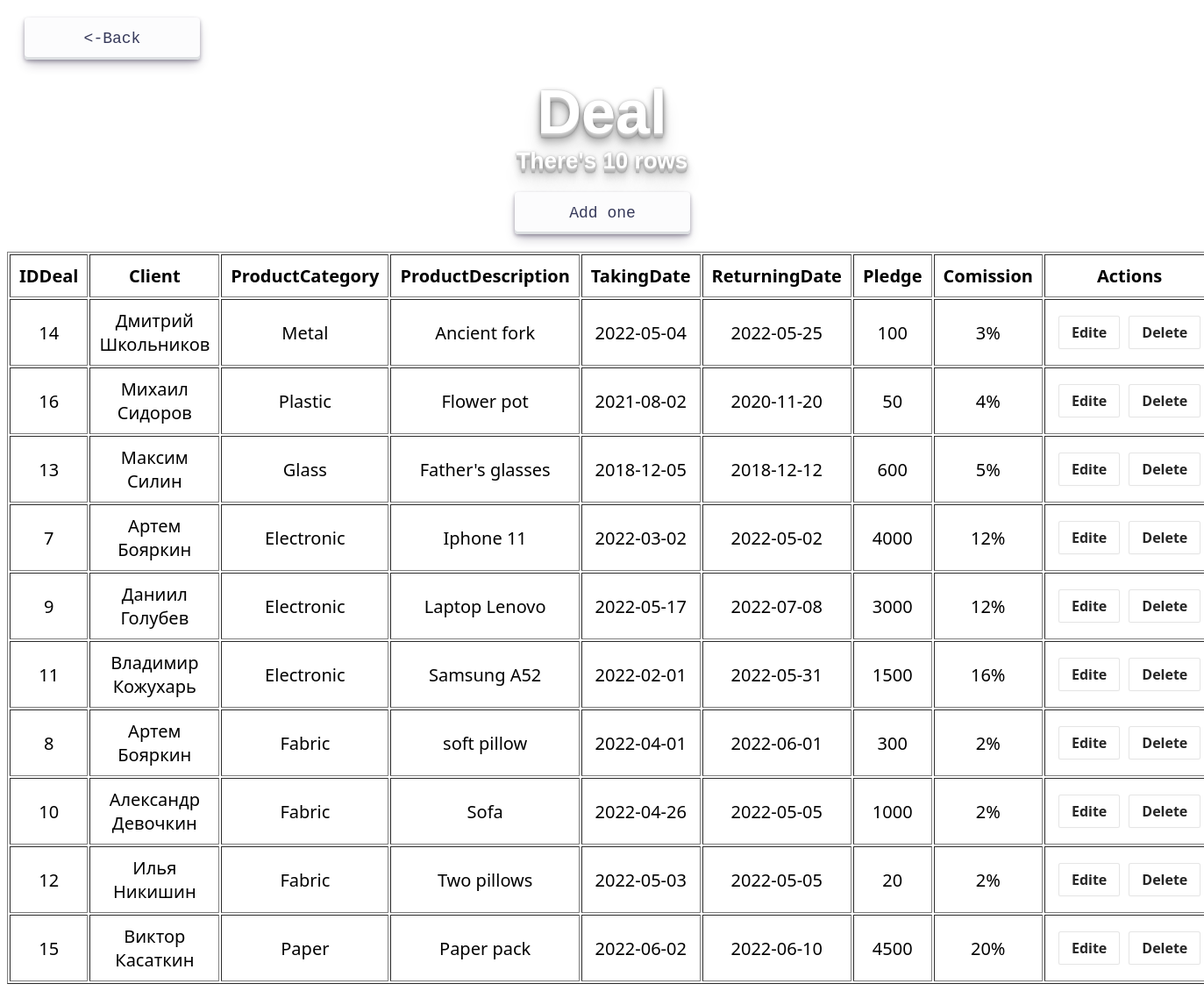
Page /Deal.php on the earlier database version.
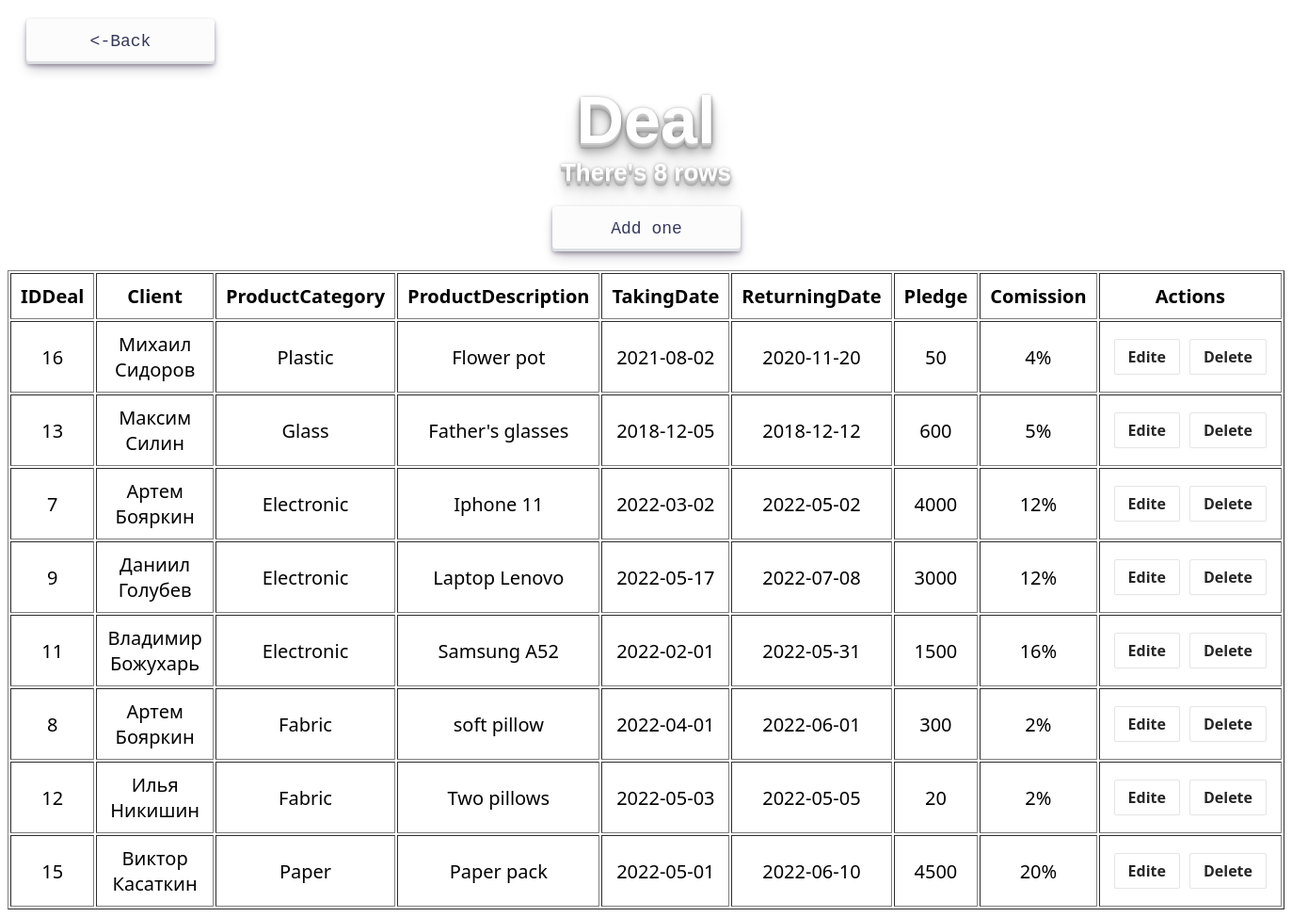
Same page on the later database version.
### tables this page shows
CREATE TABLE `Deal` (
  `IDDeal` int NOT NULL,
  `IDClient` int NOT NULL,
  `IDProductCategory` int NOT NULL,
  `ProductDescription` varchar(255) NOT NULL,
  `TakingDate` date NOT NULL,
  `ReturningDate` date NOT NULL,
  `Pledge` int NOT NULL,
  `Comission` int NOT NULL
);

CREATE TABLE `ProductCategory` (
  `IDProductCategory` int NOT NULL,
  `Name` varchar(30) NOT NULL,
  `Notes` varchar(255) NOT NULL
);

### src/Deal.php (the view, shortened to what this page needs)
<?php
include 'fnc.php';
?>
<html>
    <head>
        <link href="styles.css" rel="stylesheet" type="text/css">
    </head>
    <header>
        <div style = "text-align: left; margin: 20px">
                            <form action="index.php">
                                <button class="button-30" role="button">
                                    <-Back
                                </button>
                            </form>
                        </div>
        <div class="hit-the-floor">
            Deal
        </div>
        <div class="hit-the-floor" style = "font-size: 26px; margin-bottom: 20px">
            There's <?php echo mysqli_fetch_row(mysqli_query($db, "SELECT COUNT(*) FROM Deal"))[0]?> rows
        </div>
        <div style = "text-align: center; margin-bottom: 20px">
            <form action="Deal-create.php">
                <button class="button-30" role="button">
                    Add one
                </button>
            </form>
        </div>
    </header>
    <body>
        <table align="center" border="1px" cellpadding= "10px" style = "font-size: 20px">
            <tr>
                <th>
                    IDDeal
                </th>
                <th>
                    Client
                </th>
                <th>
                    ProductCategory
                </th>
                <th>
                    ProductDescription
                </th>
                <th>
                    TakingDate
                </th>
                <th>
                    ReturningDate
                </th>
                <th>
                    Pledge
                </th>
                <th>
                    Comission
                </th>
                <th>
                    Actions
                </th>
            </tr>
                <?php
                    $stmt = "SELECT Deal.IDDeal, CONCAT(Client.Name, ' ', Client.Surname), ProductCategory.Name, ProductDescription, TakingDate, ReturningDate, Pledge, CONCAT(Comission, '%') FROM Deal
                            JOIN ProductCategory
                            ON Deal.IDProductCategory = ProductCategory.IDProductCategory
                            JOIN Client
                            ON Client.IDClient = Deal.IDClient";
                    $result = mysqli_query($db, $stmt);
                    foreach($result as $row){
                ?>
                   <tr>
                        <?php
                        foreach($row as $subrow){
                            ?>
                                <td align="center">
                                    <?php
                                    echo $subrow;
                                    ?>
                                </td>
                            <?php
                        }
                        ?>
                            <td align="center">
                                <div style = "display: flex; justify-content: center; align-items: center;">
                                <form action="Deal-edite.php" method="POST" style = "margin-bottom:0px; margin:5px">
                                    <button class="button-6" role="button" name="edite" value="<?php echo $row['IDDeal']?>">
                                        Edite
                                    </button>
                                </form>
                                <form action = "Deal-delete.php" method = "POST" style = "margin-bottom:0px; margin:5px">
                                    <button class="button-6" role="button" name="delete" value="<?php echo $row['IDDeal']?>">
                                        Delete
                                    </button>
                                </form>
                                </div>
                            </td>
                    </tr>
                <?php
                    }
                ?>
        </table>
    </body>
</html>

Differences in the rows shown:
removed deal: IDDeal "14", subrow "Дмитрий Школьников", IDProductCategory.Name "Metal", ProductDescription "Ancient fork", TakingDate "2022-05-04", ReturningDate "2022-05-25", Pledge "100", subrow "3%"
removed deal: IDDeal "10", subrow "Александр Девочкин", IDProductCategory.Name "Fabric", ProductDescription "Sofa", TakingDate "2022-04-26", ReturningDate "2022-05-05", Pledge "1000", subrow "2%"
Other differences:
mysqli_fetch_row(mysqli_query($db, "SELECT COUNT(*) FROM Deal"))[0]: "10" → "8"
new list line: "Владимир Божухарь"
new list line: "2022-05-01"
list line gone: "Владимир Кожухарь"
list line gone: "2022-06-02"
